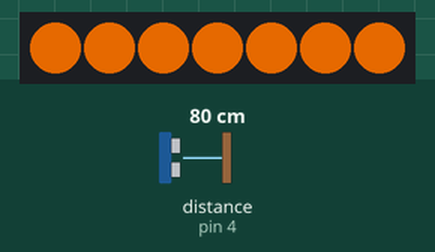
Recording of a sketch running on a simulated Arduino Uno, built with avr-gcc and run on an emulated ATmega328P. Parts: 7 RGB LEDs in strip order, left to right. The test bench sets the inputs (shaded band); at power-on: distance to the obstacle (sensor on pin 4) 80 cm. The echo pulse lasts 58.3 µs per cm; dim RGB values are drawn brighter than linear; what the sketch prints to the serial monitor is not drawn.

Above: at 1.2 s.
1.3 s: distance to the obstacle (sensor on pin 4) set to 2 cm
At 1.76 s:
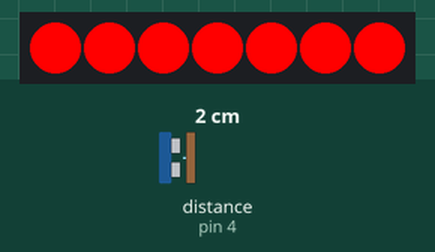
4.1 s: distance to the obstacle (sensor on pin 4) set to 120 cm
At 5.3 s:
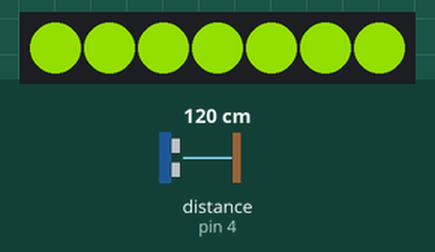
5.6 s: distance to the obstacle (sensor on pin 4) set to 183 cm
At 6.2 s:
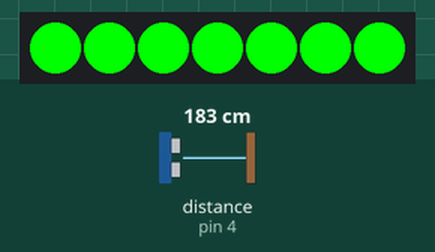
7.3 s: distance to the obstacle (sensor on pin 4) set to 4 cm
At 7.82 s:
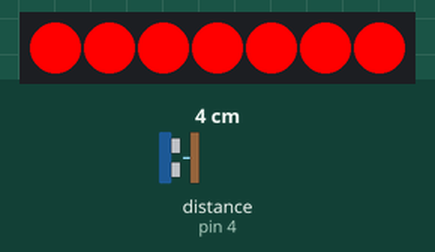
10.0 s: distance to the obstacle (sensor on pin 4) set to 250 cm
At 23.0 s:
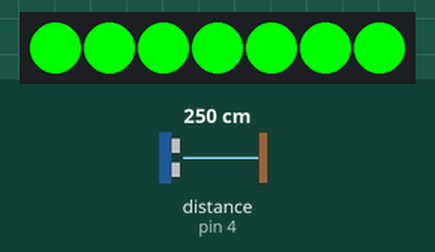
Timing chart, 0 to 23.6 s (numbered marks = the images above; inputs shaded):
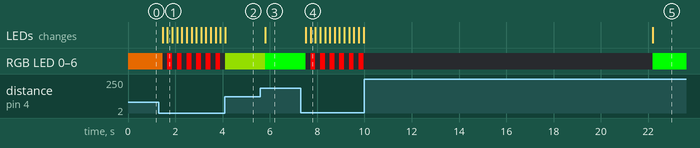

The sketch:

ParkingSensor.ino
```cpp
#include <Adafruit_NeoPixel.h>
#include <NewPing.h>


#define DEBUG 0
// for ping
#define TRIGGER_PIN  5  // Arduino pin tied to trigger pin on the ultrasonic sensor.
#define ECHO_PIN     4  // Arduino pin tied to echo pin on the ultrasonic sensor.
#define MAX_DISTANCE 200 // Maximum distance we want to ping for (in centimeters). Maximum sensor distance is rated at 400-500cm.

NewPing sonar(TRIGGER_PIN, ECHO_PIN, MAX_DISTANCE); // NewPing setup of pins and maximum distance.

// for ws2812's
#define PIN            3
#define LED_COUNT      7
Adafruit_NeoPixel strip = Adafruit_NeoPixel(LED_COUNT, PIN, NEO_GRB + NEO_KHZ800);


// number of seconds to make the led go when state changes
int resTime = 10;
bool carParked = false;
bool stateChange = false;
int distance = 0;

// time for no state change
int nst_t = 0;

// 300cm's seems fair
int maxDist = 350;

// current dist, last current dist
int cDist = 0;
int lcDist = 0;

// "parked" distance
int minDist = 35;

// current state
int cState = 0;
int lcState = 0;
// cState = 0 empty if dist > 250 or 0
// cState = 1 parking if dist < 250 > 1 and delay < 1000
// cState = 2 parked if dist < 250 > 1 and dely == 1000

// at this dist we start going from green to red
//int cChangeDist = 200;

// at 45cm's we start changing the led colours to reflect where the person parking is
int startMin = 180;

int maxZeroTime = 1000;
int szt = 0;
int nrest = resTime * 10;
int cDelay;

int cRed = 0;
int cGreen = 0;
int cBlue = 0;
int cOn = 0;
int cBias = 0;
bool changeColour = false;
int cFlash = 0;

// a generic colorwipe function as per the
// adafruid examples
void colorWipe(uint32_t c, uint8_t wait)
{
  for(uint16_t i=0; i<strip.numPixels(); i++) {
    strip.setPixelColor(i, c);
    strip.show();
    delay(wait);
  }
}


void setup()
{
  Serial.begin(115200);

  // start the ws2812 code
  strip.begin();
}

void loop()
{
  int cDiff;
  int cDiff_a;

  cDist = 0;


  // avoid a 0 type - but only for so long
  while((cDist == 0 || cDist > 200) && szt < maxZeroTime) {
    cDist = sonar.ping_cm();
    szt++;
  }

  if(cDist == 0) cDist = 1000;
  // zero szt just in case
  szt = 0;

  cDiff_a = lcDist - cDist;
  cDiff = abs(cDiff_a);

#if DEBUG
  Serial.print("cDist: ");
  Serial.print(cDist, DEC);
  Serial.print(", lcDist: ");
  Serial.print(lcDist, DEC);
  Serial.print(", cDiff: ");
  Serial.print(cDiff, DEC);
  Serial.print(", cDelay: ");
  Serial.print(cDelay, DEC);
  Serial.print(", nrest: ");
  Serial.print(nrest, DEC);
  Serial.print(", nst_t: ");
  Serial.print(nst_t, DEC);
  Serial.print(", cBias: ");
  Serial.print(cBias, DEC);
  if(stateChange) {
    Serial.print(" - state");
  } else {
    Serial.print(" - no state");
  }
  Serial.println("");
#endif


  if(cDiff < 3) {
    // no state change, increment rest timer
    if(cDelay < 2000) nst_t++;
    stateChange = false;
  } else {
    lcDist = cDist;
    nst_t = 0;
    stateChange = true;
  }


  if(nst_t < nrest) {
    cDelay = 200;
    lcState = 1;

    // calc a colour value
    if(cDist > startMin) {
      changeColour = true;
      cRed = 0;
      cGreen = 255;
      cBlue = 0;
      cOn = 1;
      cFlash = 0;
    } else if(cDist < minDist) {
      changeColour = true;
      cRed = 255;
      cGreen = 0;
      cBlue = 0;
      if(cFlash < 16) {
        if(cOn == 1) {
          cOn = 0;
        } else {
          cOn = 1;
        }
        cFlash++;
      } else {
        cOn = 1;
      }
    } else {
      // we calculate a colour bias value as we approach red
      cBias = ((cDist - minDist)*255)/(startMin - minDist);
      cRed = 255 - cBias;
      cGreen = 255 - cRed;
      cBlue = 0;
      cOn = 1;
      changeColour = true;
      cFlash = 0;
    }
  } else {

    if(cDist >= 250 || cDist == 0) {
      lcState = 0;
    } else if(cDist < 250) {
      lcState = 2;
    }
    cFlash = 0;
    cDelay = 1000;
    if(cOn != 0) changeColour = true;
    cOn = 0;
  }

  if(nst_t == 100)
  {
    changeColour = true;
    cOn = 0;
  }

  if(lcState != cState) {
    switch(lcState) {
      case 0:
        Serial.println("empty");
      break;
      case 1:
        Serial.println("parking");
      break;
      case 2:
        Serial.println("parked");
      break;
    }
    cState = lcState;
  }

  //if(cDiff_a < 0) {
    //changeColour = true;
    //cOn = 0;
  //}

  if(changeColour) {
      if(cOn == 0) {
        colorWipe(strip.Color(0, 0, 0), 0);
      } else {
        colorWipe(strip.Color(cRed, cGreen, cBlue), 0);
      }
  }


  delay(cDelay);
}
```

Measured:
- after the input at 1.3 s, RGB LED 0–6: alternates RGB(255, 0, 0) for 0.20 s and off for 0.20 s, starting after 0.16 s; the LEDs: first change after 0.16 s (image 1 shows a later state)
- after the input at 4.1 s, the LEDs: change at once (image 2)
- after the input at 5.6 s, RGB LED 0–6: RGB(102, 153, 0) → RGB(0, 255, 0) after 0.21 s; the LEDs: change after 0.21 s (image 3)
- after the input at 7.3 s, RGB LED 0–6: alternates RGB(255, 0, 0) for 0.20 s and off for 0.20 s, starting after 0.22 s; the LEDs: first change after 0.22 s (image 4 shows a later state)
- after the input at 10.0 s, the LEDs: change after 12.2 s (image 5)
